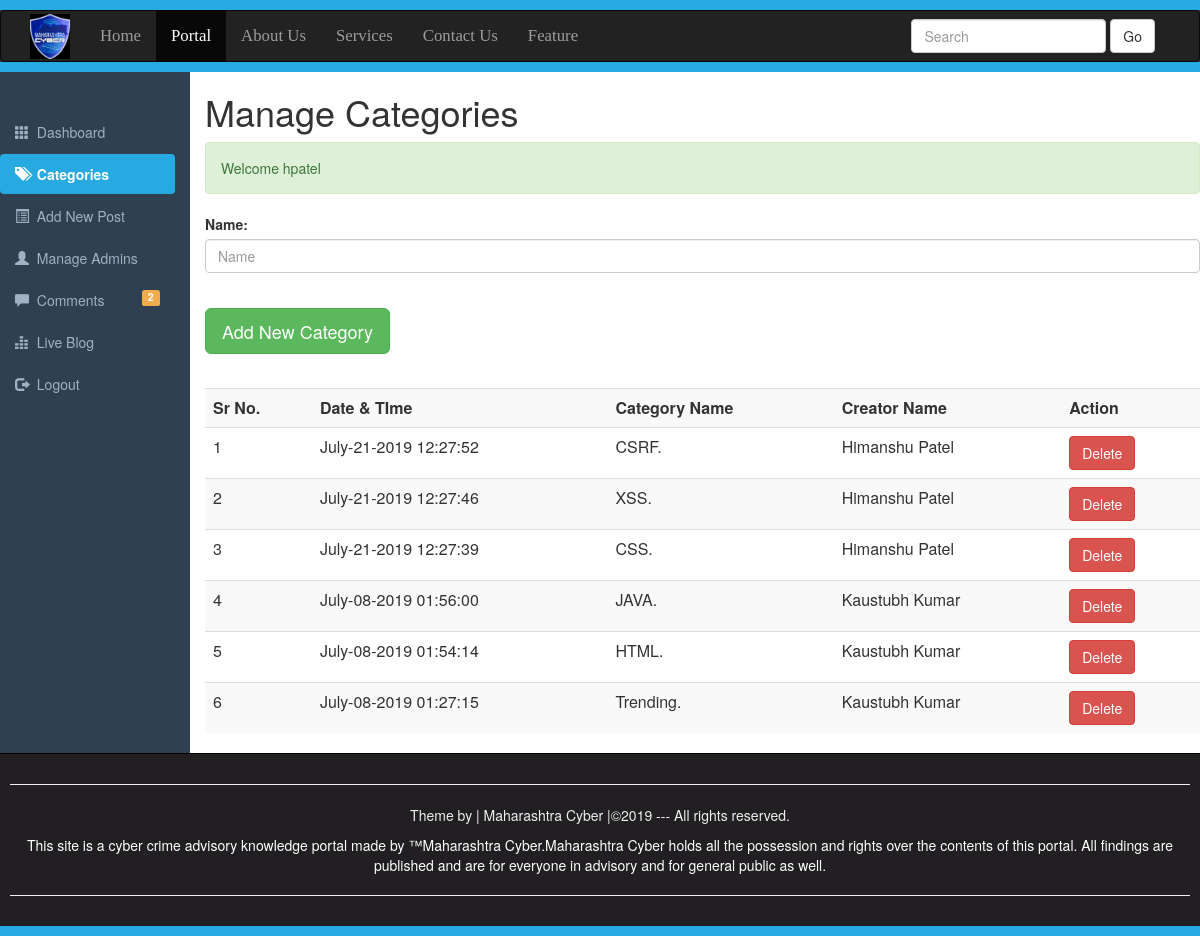
Page /Categories.php (signed in) on the committed database.
### tables this page shows
CREATE TABLE `category` (
  `id` int(10) NOT NULL,
  `datetime` varchar(50) NOT NULL,
  `name` varchar(100) NOT NULL,
  `creatorname` varchar(200) NOT NULL
);

### Categories.php (the view, shortened to what this page needs)
<?php require_once("include/Sessions.php");?>
<!DOCTYPE>
<html>
    <head>
        <link rel="stylesheet" href="css/bootstrap.min.css">
        <link rel="stylesheet" href="css/adminstyle.css">
    </head>
    <body>
    <div style="height: 10px;background: #27AAE1;"></div>
    <nav class ="navbar navbar-inverse" role="navigation">
    <div class="container">
        <div class="navbar-header">
        <a class="navbar-brand" href="portal">
        <img style="margin-top: -12px;" src="images/maha.jfif" width=40;height=7;>
        </a>
        </div>
        <div class="collapse navbar-collapse" id="collapse">
        <ul class="nav navbar-nav">
            <li><a href="#">Home</a></li>
            <li class="active"><a href="portal">Portal</a></li>
            <li><a href="#">About Us</a></li>
            <li><a href="#">Services</a></li>
            <li><a href="#">Contact Us</a></li>
            <li><a href="#">Feature</a></li>
        </ul>
        <form action="portal" class="navbar-form navbar-right">
        <div class="form-group">
        <input type="text" class="form-control" placeholder="Search" name="Search">
        </div>
        <button class="btn btn-default" name="SearchButton">Go</button>
        </form>
        </div>
        </nav>
        <div class="Line" style="height: 10px;background: #27AAE1;"></div>
<div class="container-fuid">
<div class="row">
    <div class="col-sm-2">
    <br><br>
        <ul id="Side_Menu" class="nav nav-pills nav-stacked">
        <li><a href="dashboard">
        <span class="glyphicon glyphicon-th"></span>
        &nbsp;Dashboard</a></li>
        <li class="active"><a href="categories">
        <span class="glyphicon glyphicon-tags"></span>
        &nbsp;Categories</a></li>
        <li><a href="addNewPost">
        <span class="glyphicon glyphicon-list-alt"></span>
        &nbsp;Add New Post</a></li>
        <li><a href="manageAdmin">
        <span class="glyphicon glyphicon-user"></span>
        &nbsp;Manage Admins</a></li>
        <li><a href="comments">
        <span class="glyphicon glyphicon-comment"></span>
        &nbsp;Comments
        <?php
                     global $connection;
                     $QueryTotal="SELECT COUNT(*) FROM comments WHERE status='OFF'";
                     $ExecuteTotal=mysqli_query($connection,$QueryTotal);
                     $RowsTotal=mysqli_fetch_array($ExecuteTotal);
                     $TotalUnApprovedComments=array_shift($RowsTotal);
                ?>
                <span class="label pull-right label-warning">
                <?php echo $TotalUnApprovedComments; ?></span>
        </a></li>
        <li><a href="#">
        <span class="glyphicon glyphicon-equalizer"></span>
        &nbsp;Live Blog</a></li>
        <li><a href="logout">
        <span class="glyphicon glyphicon-log-out"></span>
        &nbsp;Logout</a></li>
        </ul>
        </div>
        <div class="col-sm-10">
        <h1>Manage Categories</h1>
        <div><?php  echo Message();
                    echo SuccessMessage();
         ?></div>
        <div>
        <form action="categories" method="post">
        <fieldset>
            <div class="form-group">
            <label for="categoryname"><span>Name:</span></label>
            <input class="form-control" type="text" name="Category" id="categoryname" placeholder="Name">
            </div>
            <br>
            <input class="btn btn-success btn-lg"type="Submit" name="Submit" value="Add New Category">
        </fieldset>
        <br>
        </form>
        </div>
        <div class="table-responsive">
         <table class="table table-striped table-hover">
    <tr>
        <th>Sr No.</th>
        <th>Date & TIme</th>
        <th>Category Name</th>
        <th>Creator Name</th>
        <th>Action</th>
    </tr>
<?php
global $connection;
$ViewQuery="SELECT * FROM category ORDER BY datetime desc";
$Execute=mysqli_query($connection,$ViewQuery);
$SrNo=0;
while($DataRows=mysqli_fetch_array($Execute)){
    $Id=$DataRows["id"];
    $DateTime=$DataRows["datetime"];
    $CategoryName=$DataRows["name"];
    $CreatorName=$DataRows["creatorname"];
    $SrNo++;
?>
<tr>
        <td><?php echo $SrNo;?></td>
        <td><?php echo $DateTime;?></td>
        <td><?php echo $CategoryName;?>.</td>
        <td><?php echo $CreatorName;?></td>
        <td><a href="deleteCategory?id=<?php echo $Id;?>">
        <span class="btn btn-danger">Delete</span>
</a>
</td>
</tr>
<?php } ?>
    </table>
</div>
</div>
</div>
<div id="Footer">
    <hr><p>Theme by | Maharashtra Cyber |&copy;2019 --- All rights reserved.
</p>
<a style="color: white; text-decoration:none; cursor: pointer; font weight: bold" href="https://www.reportphishing.in/index.php" target="_blank">
<p>This site is a cyber crime advisory knowledge portal made by &trade;Maharashtra Cyber.Maharashtra Cyber holds all the possession and rights over the contents of this portal.
    All findings are published and are for everyone in advisory and for general public as well.
</p><hr></a>
</div>
<div style="height: 10px; background: #27AAE1;"></div>
    </body>
</html>

### css/adminstyle.css (style rules this page uses)
.navbar-nav li { font-family: Bitter,Georgia,Times,"Times New Roman",serif; font-size: 1.2em; }
.Line { margin-top: -20px; }
body { background-color: #2f4050; }
.col-sm-10 { background-color: #ffffff; }
#Side_Menu a { color: #9fb1c2; }
#Side_Menu .active a { color: #ffffff; background-color: #27AAE1; font-weight: bold; }
#Footer { padding: 10px; border-top: 1px solid black; color: #eeeeee; background-color: #211f22; text-align: center; }

### Categories.php (style rules this page uses)
.navbar-nav li { font-family: Bitter,Georgia,Times,"Times New Roman",serif; font-size: 1.2em; }
.Line { margin-top: -20px; }

### rows in the picture
category: datetime "July-21-2019 12:27:52", name "CSRF", creatorname "Himanshu Patel"
category: datetime "July-21-2019 12:27:46", name "XSS", creatorname "Himanshu Patel"
category: datetime "July-21-2019 12:27:39", name "CSS", creatorname "Himanshu Patel"
category: datetime "July-08-2019 01:56:00", name "JAVA", creatorname "Kaustubh Kumar"
category: datetime "July-08-2019 01:54:14", name "HTML", creatorname "Kaustubh Kumar"
category: datetime "July-08-2019 01:27:15", name "Trending", creatorname "Kaustubh Kumar"

### other values in the picture
$TotalUnApprovedComments "2"
SuccessMessage() "Welcome hpatel"
